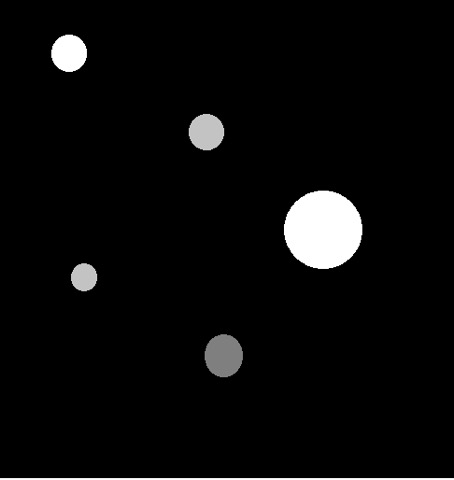
#> input picture img/test.png, 454 x 480 px
$ python getBrightness.py
#> lines starting #> are read from the running program, lines starting #| are printed output that depends on the picture; after the words box and inside, x2 and y2 are one past the last pixel; in counts of white or black regions, pixels touching at a corner belong together
import cv2
import numpy as np
import math
from scipy.spatial import distance as dist


# Contour 영역 내에 텍스트 쓰기
# https://github.com/bsdnoobz/opencv-code/blob/master/shape-detect.cpp
def setText(image, brightness, contour):

   fontface = cv2.FONT_HERSHEY_SIMPLEX
   scale = 0.6
   thickness = 2

   size = cv2.getTextSize(brightness, fontface, scale, thickness)
   text_width = size[0][0]
   text_height = size[0][1]

   #x, y, width, height = cv2.boundingRect(contour)
   x_sum, y_sum = (0, 0)
   n_pt = len(contour)
   for i in range(n_pt) :
       x_sum += contour[i][0][0]
       y_sum += contour[i][0][1]
   x = int(x_sum/n_pt)
   y = int(y_sum/n_pt)
   r = math.sqrt( (x - contour[0][0][0])*(x - contour[0][0][0]) + (y - contour[0][0][1])*(y - contour[0][0][1]) )
   pt = (x - int(text_width/2), y - round(r))
   cv2.putText(image, brightness, pt, fontface, scale, (255, 255, 255), thickness, 8)


# 컨투어 내부의 색을 평균내서 red, green, blue 중 어느 색인지 체크
def findBrightness(image, contour):


   mask = np.zeros(image.shape[:2], dtype="uint8") # 1080(행) x 1920(열)의 2차원 배열 만든거.
   cv2.drawContours(mask, [contour], -1, (255, 255, 255), -1) # 검은 도화지에 그림을 그린거지. 왜 색상이 인자가 안먹히지 3번째 shape이 없어서 그렇네
   mask = cv2.erode(mask, None, iterations=2) # 선 굵기 부식시키는 느낌인듯 - 정확
   #cv2.imshow("afterErode", mask)
   #cv2.waitKey(0)
   mean = cv2.mean(image, mask=mask)[:3] # contour 내 평균 색상 구하는 함수 ㄷㄷ image 가 gray scale이면 명도를 구한다는데? ㄷㄷ
   brightness = int(mean[0])

   return str(brightness)

# 원본 이미지 불러오기
image = cv2.imread('./img/test.png')
#> image is the input picture: shape (480, 454, 3); min 0, max 255, mean 10.1
cv2.imshow("Original", image)

# 이진화
gray = cv2.cvtColor(image, cv2.COLOR_BGR2GRAY)
ret, thresh = cv2.threshold(gray, 60, 255, cv2.THRESH_BINARY)
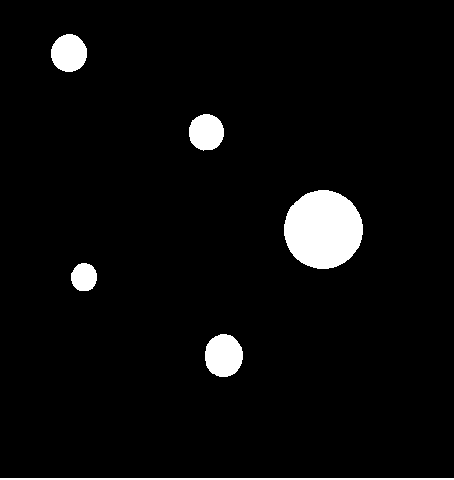
#> thresh: shape (480, 454); 4.5% white; 6 white regions, box (x1, y1, x2, y2) and area: (284, 190, 363, 269) 4870, (205, 334, 243, 377) 1296, (51, 34, 87, 72) 1072, (189, 114, 224, 151) 1017, (0, 478, 454, 480) 908, (71, 263, 97, 291) 583

# 색검출할 색공간으로 LAB사용
img_lab = cv2.cvtColor(image, cv2.COLOR_BGR2LAB)
#> img_lab: shape (480, 454, 3); mean of channels 0, 1, 2 10.2, 128, 128

thresh = cv2.erode(thresh, None, iterations=2)
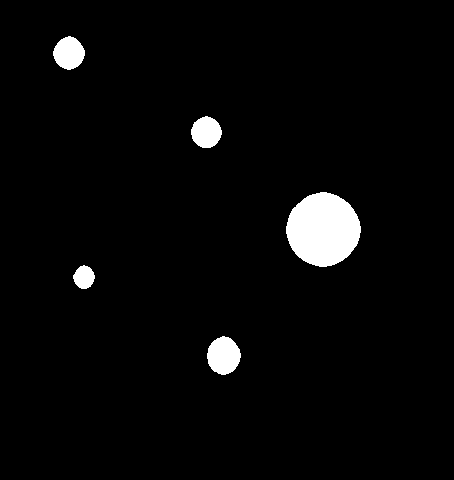
#> thresh: shape (480, 454); 3.3% white; 5 white regions

# 컨투어 검출
contours = cv2.findContours(thresh.copy(), cv2.RETR_EXTERNAL, cv2.CHAIN_APPROX_SIMPLE)
#> contours = 5 contours; box (x1, y1, x2, y2) and area: (286, 192, 361, 267) 4150, (207, 336, 241, 375) 938, (53, 36, 85, 70) 748, (191, 116, 222, 148) 704, (73, 265, 95, 289) 352


# 컨투어 리스트가 OpenCV 버전에 따라 차이있기 때문에 추가
if len(contours) == 2:
   contours = contours[0]

elif len(contours) == 3:
   contours = contours[1]


# 컨투어 별로 체크
for contour in contours:
   # 컨투어를 그림
   cv2.drawContours(image, [contour], -1, (0, 255, 0), 2)

   # 컨투어 내부에 검출된 색을 표시
   brightness = findBrightness(gray, contour)
   setText(image, brightness, contour)
#> this loop made 5 passes
#> (mean in findBrightness, brightness, n_pt in setText, x in setText, y in setText, r in setText, pt in setText) on passes 1 to 5: ((127, 0, 0), '127', 54, 223, 355, 19.03, (204, 336)), ((195, 0, 0), '195', 37, 84, 276, 11.05, (65, 265)), ((254.9, 0, 0), '254', 118, 322, 229, 37.05, (303, 192)), ((195, 0, 0), '194', 51, 206, 130, 14.04, (187, 116)), ((254.9, 0, 0), '254', 54, 68, 53, 17, (49, 36))
#> pass 1, in findBrightness, `mask = cv2.erode(mask, None, iterations=2)`:
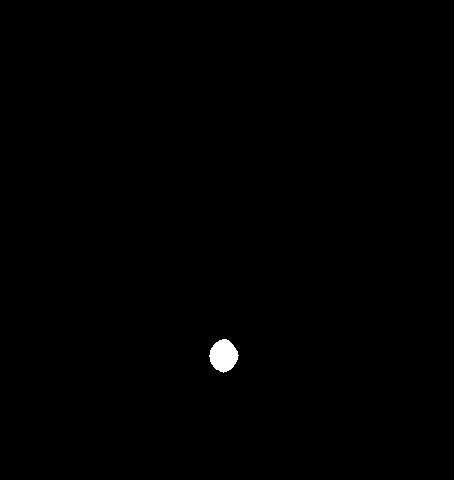
#> mask: shape (480, 454); 0.33% white; 1 white region, box (x1, y1, x2, y2) and area: (209, 339, 239, 373) 713
#> pass 2, in findBrightness (call 2), `mask = cv2.erode(mask, None, iterations=2)`:
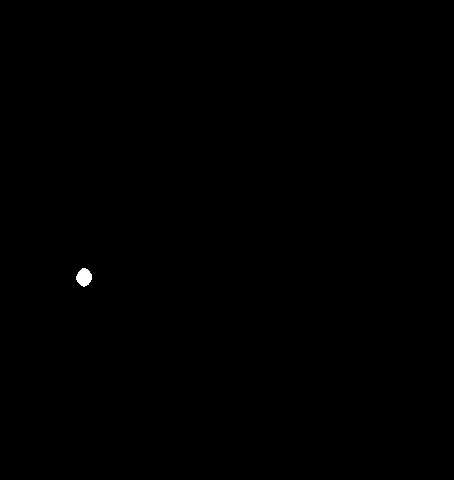
#> mask: shape (480, 454); 0.1% white; 1 white region, box (x1, y1, x2, y2) and area: (76, 268, 92, 287) 217
#> pass 3, in findBrightness (call 3), `mask = cv2.erode(mask, None, iterations=2)`:
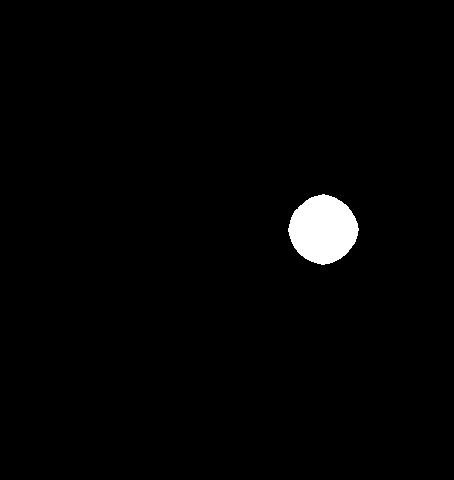
#> mask: shape (480, 454); 1.7% white; 1 white region, box (x1, y1, x2, y2) and area: (288, 194, 359, 265) 3670
#> after the loop:
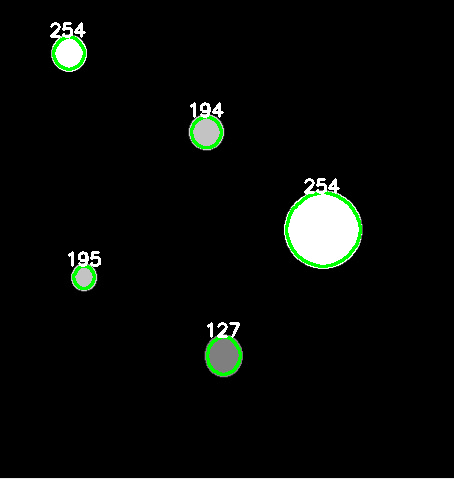
#> image: shape (480, 454, 3); 1.5% of pixels changed, all inside (x1, y1, x2, y2) = (50, 22, 362, 376)

cv2.imshow("Image", image)
cv2.waitKey(0)
